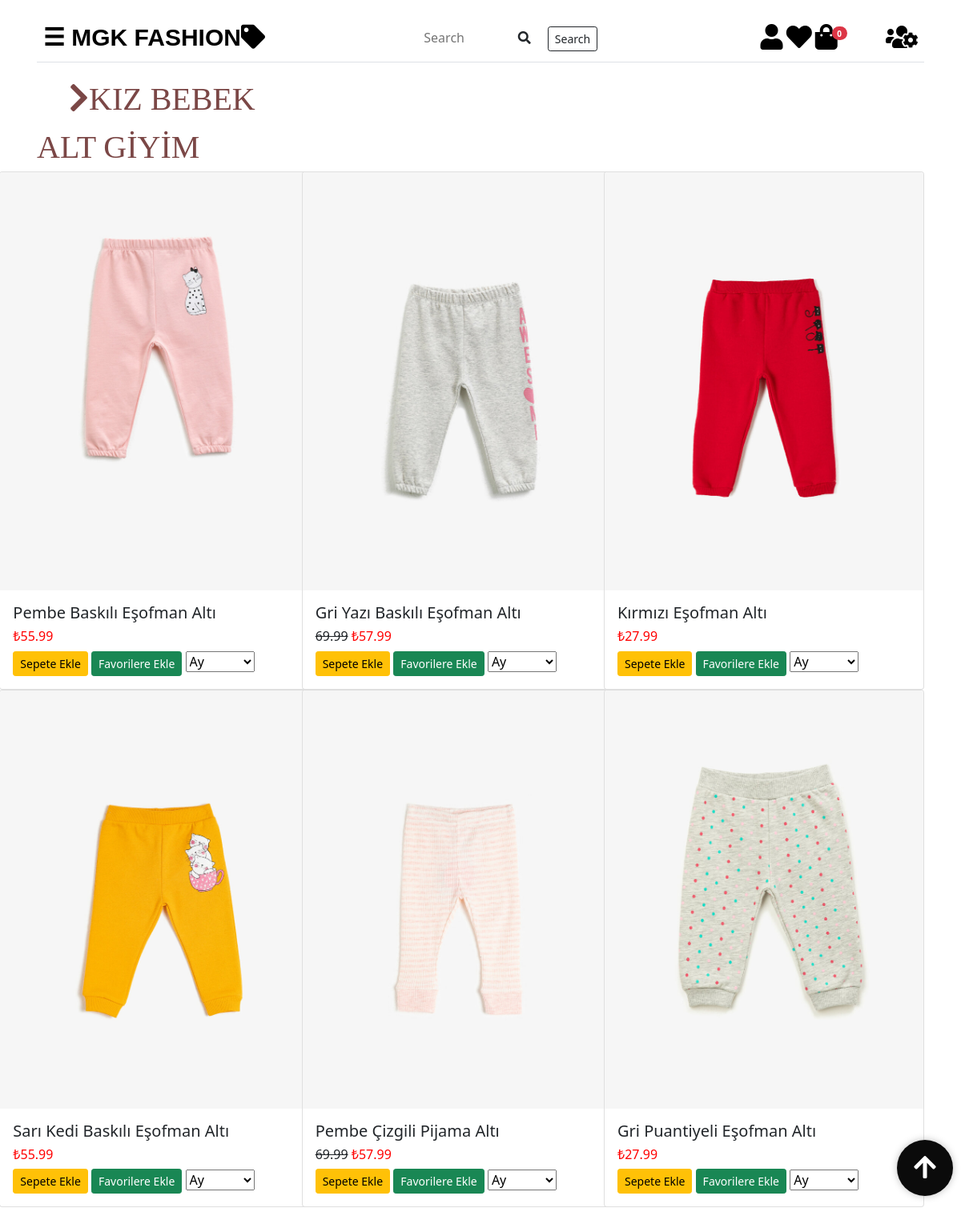
Page /giyimwebsitesi/kizbebekalt.php on the committed database.
### tables this page shows
CREATE TABLE IF NOT EXISTS `tblurunler` (
  `id` int(4) NOT NULL AUTO_INCREMENT,
  `urun_foto` varchar(150) NOT NULL,
  `urun_adi` varchar(100) NOT NULL,
  `renk` varchar(30) NOT NULL,
  `eski_fiyat` float DEFAULT NULL,
  `fiyat` float NOT NULL,
  `kategoriID` int(4) NOT NULL,
  `cinsiyetID` int(2) NOT NULL,
  PRIMARY KEY (`id`),
  KEY `kategoriID` (`kategoriID`),
  KEY `cinsiyetID` (`cinsiyetID`)
);

### giyimwebsitesi/kizbebekalt.php (the view, shortened to what this page needs)
<!DOCTYPE html>
<html lang="tr">
<head>
  <link rel="stylesheet" type="text/css" href="CSS1/bootstrap.min.css">
  <link rel="stylesheet" href="CSS1/all.css">
  <link rel="stylesheet" type="text/css" href="CSS1/style.css">
  <link rel="stylesheet" type="text/css" href="CSS1/genelstyle.css">
  <link rel="stylesheet" type="text/css" href="CSS1/mainstyle.css">
</head>
<body>
  <?php include("baglantidb.php");
   ?>
  <?php $urun = $db->query("SELECT * from tblurunler Where cinsiyetID = '6' AND kategoriID = '4' ", PDO::FETCH_OBJ)->fetchAll()   ?>
<div id="main" class="container">
  <?php include("navbar.php"); ?>
      <div class="row">
      <div  class="col-md-4" id="yazi"><i class="fa fa-chevron-right"></i>KIZ BEBEK ALT GİYİM</div>
      </div>
      <div class="row">
        <?php foreach ($urun as $urunler) { ?>
    <div class="col-md-4">
<div class="card" style="width: 25rem; float: right;">
  <img class="card-img-top" id="aw-zoom" src="<?php echo $urunler->urun_foto; ?>" alt="Card image cap">
  <div class="card-body">
    <h5 class="card-title"><?php echo $urunler->urun_adi; ?></h5>
    <h6><s><?php echo $urunler->eski_fiyat; ?></s> <span style="color: red;">₺<?php echo $urunler->fiyat; ?></span> </h6>
    <button urun_id="<?php echo $urunler->id; ?>" class="btn btn-warning btn-sm btn_sepeteEkle">Sepete Ekle</button>
    <?php $sorgu = $db->prepare("SELECT * FROM tblfavoriler WHERE musteriID=:id1 AND favori_urunID=:id2");
          $sorgu->execute(array(':id1'=>$_SESSION['kullanici']['id'],':id2'=>$urunler->id));
          if ($sorgu->rowCount()) {
            echo '<a href="favoriler.php?cikar='.$urunler->id.'" class="btn btn-danger btn-sm">Favorilerden Çıkar</a>';
          }else{
            echo '<a href="favoriler.php?id='.$urunler->id.'" class="btn btn-success btn-sm">Favorilere Ekle</a>';
          }
     ?>
     <select>
      <option selected>Ay</option>
    </select>
  </div>
</div>
  </div>
  <?php } ?>
    </div>
</div>
<button id="btnScrollToTop">
    <i class="fa fa-arrow-up fa-2x" style="color: white"></i>
  </button>
</body>
</html>

### giyimwebsitesi/CSS1/all.css (style rules this page uses)
.fa, .fas, .far, .fal, .fad, .fab { -moz-osx-font-smoothing: grayscale; -webkit-font-smoothing: antialiased; display: inline-block; font-style: normal; font-variant: normal; text-rendering: auto; line-height: 1; }
.fa-2x { font-size: 2em; }
.fa-arrow-up:before { content: "\f062"; }
.fa-chevron-right:before { content: "\f054"; }

### giyimwebsitesi/CSS1/genelstyle.css (style rules this page uses)
#yazi { font-size: bold; color:#7b4746 ; font-family: Agency FB; font-size: 40px; text-indent: 20px; }
#aw-zoom { position: relative; -webkit-transform: scale(1); -ms-transform: scale(1); -moz-transform: scale(1); transition: all .3s ease-in; -moz-transition: all .3s ease-in; -webkit-transition: all .3s ease-in; -ms-transition: all .3s ease-in; }
#btnScrollToTop { position: fixed; right: 10px; bottom: 30px; width: 70px; height: 70px; border-radius: 50%; background: #0b0b0b; box-shadow:0 0 10px rgba(0, 0, 0, 0.25); color: #ffffff; border: none; outline: none; cursor: pointer; }

### giyimwebsitesi/CSS1/mainstyle.css (style rules this page uses)
#yazi { font-size: bold; color:#7b4746 ; font-family: Agency FB; font-size: 40px; text-indent: 20px; }
#main { transition: margin-left .5s; padding: 16px; }
#btnScrollToTop { position: fixed; right: 10px; bottom: 30px; width: 70px; height: 70px; border-radius: 50%; background: #0b0b0b; box-shadow:0 0 10px rgba(0, 0, 0, 0.25); color: #ffffff; border: none; outline: none; cursor: pointer; }

### rows in the picture
tblurunler: urun_foto (picture), urun_adi "Pembe Baskılı Eşofman Altı", fiyat "55.99"
tblurunler: urun_foto (picture), urun_adi "Gri Yazı Baskılı Eşofman Altı", eski_fiyat "69.99", fiyat "57.99"
tblurunler: urun_foto (picture), urun_adi "Kırmızı Eşofman Altı", fiyat "27.99"
tblurunler: urun_foto (picture), urun_adi "Sarı Kedi Baskılı Eşofman Altı", fiyat "55.99"
tblurunler: urun_foto (picture), urun_adi "Pembe Çizgili Pijama Altı", eski_fiyat "69.99", fiyat "57.99"
tblurunler: urun_foto (picture), urun_adi "Gri Puantiyeli Eşofman Altı", fiyat "27.99"

### other values in the picture
$toplam_adet "0"
